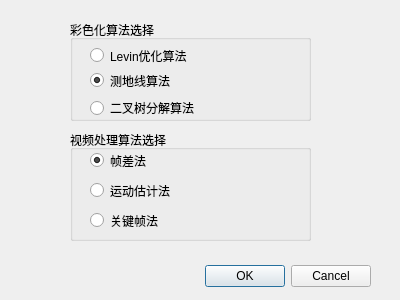
<?xml version="1.0" encoding="UTF-8"?>
<ui version="4.0">
 <class>MethodSelection</class>
 <widget class="QDialog" name="MethodSelection">
  <property name="geometry">
   <rect>
    <x>0</x>
    <y>0</y>
    <width>400</width>
    <height>300</height>
   </rect>
  </property>
  <property name="windowTitle">
   <string>算法选择</string>
  </property>
  <widget class="QDialogButtonBox" name="buttonBox">
   <property name="geometry">
    <rect>
     <x>30</x>
     <y>260</y>
     <width>341</width>
     <height>32</height>
    </rect>
   </property>
   <property name="orientation">
    <enum>Qt::Horizontal</enum>
   </property>
   <property name="standardButtons">
    <set>QDialogButtonBox::Cancel|QDialogButtonBox::Ok</set>
   </property>
  </widget>
  <widget class="QGroupBox" name="groupBox">
   <property name="geometry">
    <rect>
     <x>70</x>
     <y>20</y>
     <width>241</width>
     <height>101</height>
    </rect>
   </property>
   <property name="title">
    <string>彩色化算法选择</string>
   </property>
   <widget class="QRadioButton" name="radioButton">
    <property name="geometry">
     <rect>
      <x>20</x>
      <y>20</y>
      <width>111</width>
      <height>31</height>
     </rect>
    </property>
    <property name="text">
     <string>Levin优化算法</string>
    </property>
    <property name="checked">
     <bool>false</bool>
    </property>
   </widget>
   <widget class="QRadioButton" name="radioButton_2">
    <property name="geometry">
     <rect>
      <x>20</x>
      <y>50</y>
      <width>111</width>
      <height>21</height>
     </rect>
    </property>
    <property name="text">
     <string>测地线算法</string>
    </property>
    <property name="checked">
     <bool>true</bool>
    </property>
   </widget>
   <widget class="QRadioButton" name="radioButton_6">
    <property name="geometry">
     <rect>
      <x>20</x>
      <y>80</y>
      <width>111</width>
      <height>16</height>
     </rect>
    </property>
    <property name="text">
     <string>二叉树分解算法</string>
    </property>
   </widget>
  </widget>
  <widget class="QGroupBox" name="groupBox_2">
   <property name="geometry">
    <rect>
     <x>70</x>
     <y>130</y>
     <width>241</width>
     <height>111</height>
    </rect>
   </property>
   <property name="title">
    <string>视频处理算法选择</string>
   </property>
   <widget class="QRadioButton" name="radioButton_3">
    <property name="geometry">
     <rect>
      <x>20</x>
      <y>20</y>
      <width>89</width>
      <height>21</height>
     </rect>
    </property>
    <property name="text">
     <string>帧差法</string>
    </property>
    <property name="checked">
     <bool>true</bool>
    </property>
   </widget>
   <widget class="QRadioButton" name="radioButton_4">
    <property name="geometry">
     <rect>
      <x>20</x>
      <y>50</y>
      <width>89</width>
      <height>21</height>
     </rect>
    </property>
    <property name="text">
     <string>运动估计法</string>
    </property>
   </widget>
   <widget class="QRadioButton" name="radioButton_5">
    <property name="geometry">
     <rect>
      <x>20</x>
      <y>80</y>
      <width>89</width>
      <height>21</height>
     </rect>
    </property>
    <property name="text">
     <string>关键帧法</string>
    </property>
   </widget>
  </widget>
 </widget>
 <resources/>
 <connections>
  <connection>
   <sender>buttonBox</sender>
   <signal>accepted()</signal>
   <receiver>MethodSelection</receiver>
   <slot>accept()</slot>
   <hints>
    <hint type="sourcelabel">
     <x>248</x>
     <y>254</y>
    </hint>
    <hint type="destinationlabel">
     <x>157</x>
     <y>274</y>
    </hint>
   </hints>
  </connection>
  <connection>
   <sender>buttonBox</sender>
   <signal>rejected()</signal>
   <receiver>MethodSelection</receiver>
   <slot>reject()</slot>
   <hints>
    <hint type="sourcelabel">
     <x>316</x>
     <y>260</y>
    </hint>
    <hint type="destinationlabel">
     <x>286</x>
     <y>274</y>
    </hint>
   </hints>
  </connection>
 </connections>
</ui>
